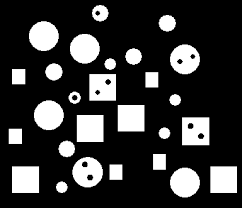
#> input picture images.png, 242 x 208 px
$ python covagian.py
#> lines starting #> are read from the running program, lines starting #| are printed output that depends on the picture
#> in main, image is the input picture: shape (208, 242); min 0, max 255, mean 55.2
import cv2
import numpy as np
import matplotlib.pyplot as plt

def apply_erosion(image, kernel):
    """
    Áp dụng phép co (erosion) lên ảnh grayscale.

    :param image: Ảnh grayscale đầu vào.
    :param kernel: Structuring element cho phép co.
    :return: Ảnh sau khi áp dụng phép co.
    """
    result = cv2.erode(image, kernel, iterations=1)
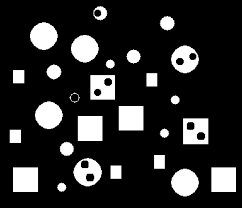
#> result: shape (208, 242); min 0, max 255, mean 43.2
    return result

def apply_dilation(image, kernel):
    """
    Áp dụng phép dãn (dilation) lên ảnh grayscale.

    :param image: Ảnh grayscale đầu vào.
    :param kernel: Structuring element cho phép dãn.
    :return: Ảnh sau khi áp dụng phép dãn.
    """
    result = cv2.dilate(image, kernel, iterations=1)
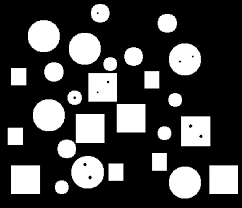
#> result: shape (208, 242); min 0, max 255, mean 67.9
    return result

def main():
    # Đọc ảnh grayscale từ file
    image = cv2.imread('images.png', cv2.IMREAD_GRAYSCALE)

    # Kiểm tra xem ảnh có được đọc thành công không
    if image is None:
        print("Lỗi: Không thể đọc ảnh.")
        return

    # Định nghĩa structuring element (kernel) tùy chọn
    kernel_size = 3
    kernel = np.ones((kernel_size, kernel_size), np.uint8)

    # Áp dụng phép co và phép dãn sử dụng structuring element
    eroded_image = apply_erosion(image, kernel)
    dilated_image = apply_dilation(image, kernel)

    # Hiển thị ảnh gốc và ảnh sau khi áp dụng phép co và phép dãn
    plt.figure(figsize=(12, 4))

    plt.subplot(131)
    plt.imshow(image, cmap='gray')
    plt.title('Ảnh Gốc')

    plt.subplot(132)
    plt.imshow(eroded_image, cmap='gray')
    plt.title('Ảnh Sau Khi Áp Dụng Phép Co')

    plt.subplot(133)
    plt.imshow(dilated_image, cmap='gray')
    plt.title('Ảnh Sau Khi Áp Dụng Phép Dãn')

    plt.show()
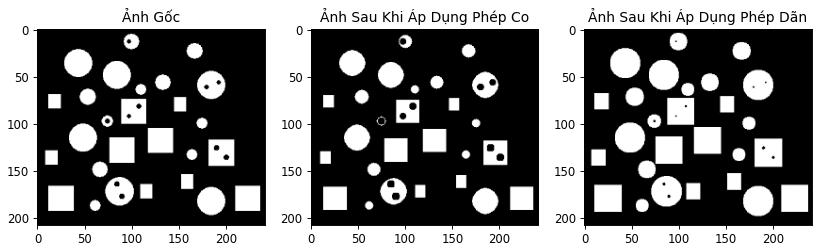
#> figure drawn by matplotlib, 3 panels

if __name__ == "__main__":
    main()

$ run again, with 11.png copied over images.png
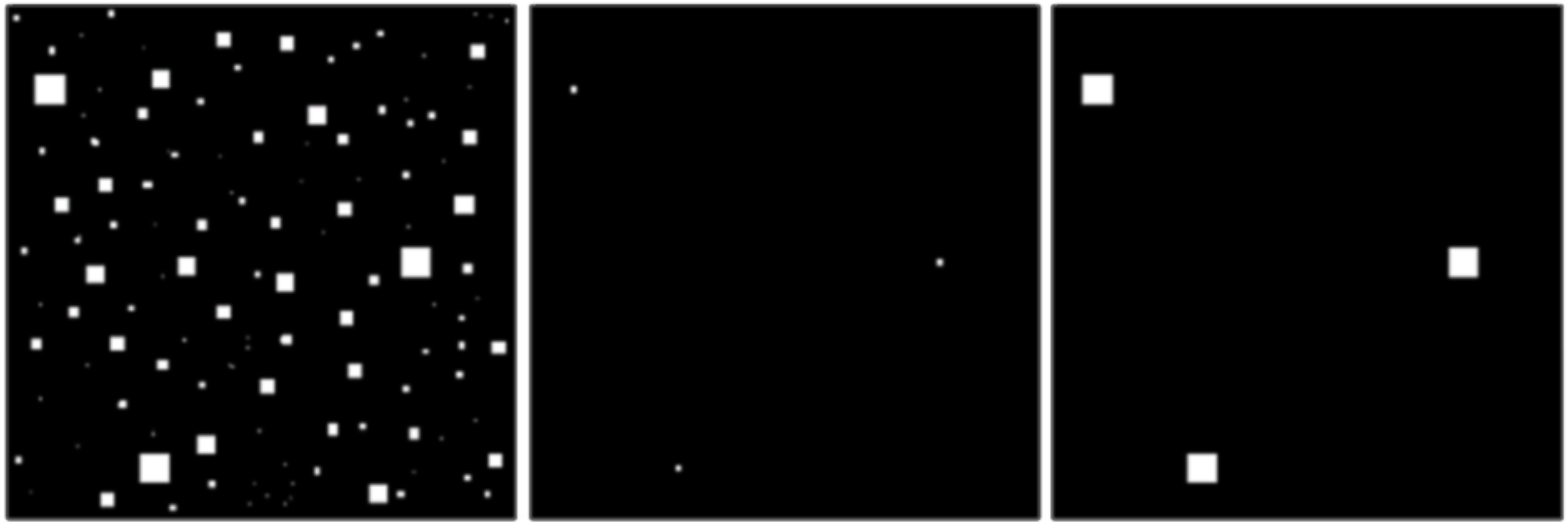
#> input picture 11.png, 1568 x 529 px
#> in apply_dilation, `result = cv2.dilate(image, kernel, iterations=1)`:
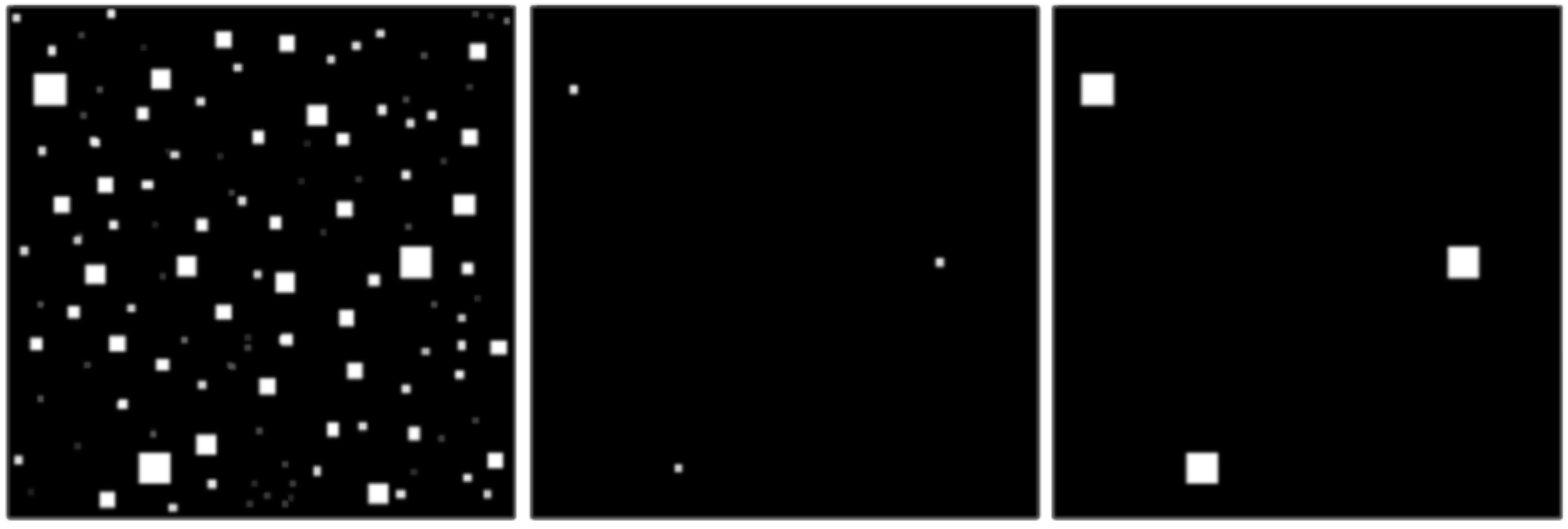
#> result: shape (529, 1568); min 0, max 255, mean 20
#> in main, `plt.show()`:
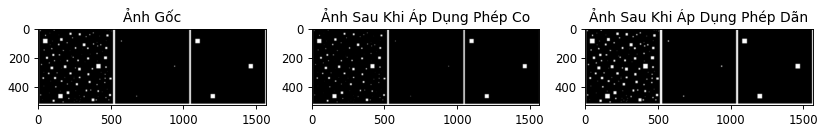
#> figure drawn by matplotlib, 3 panels
